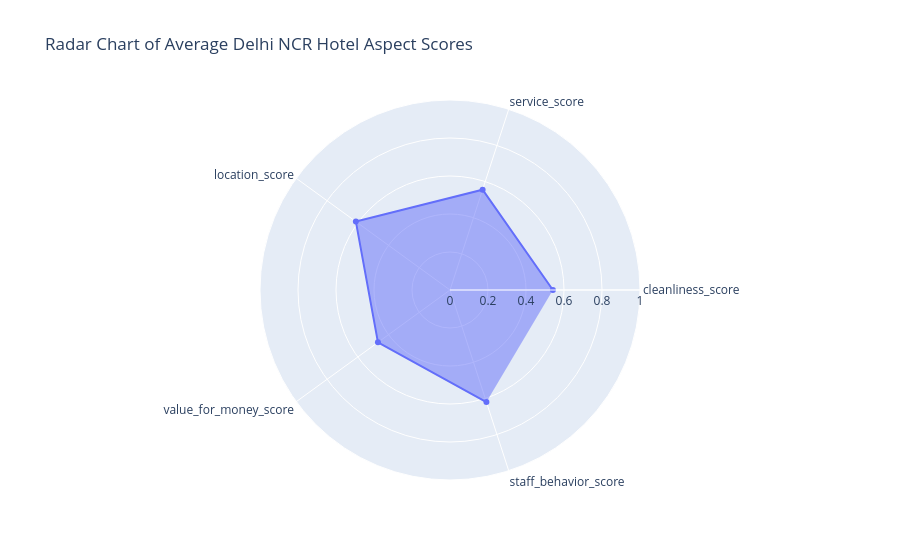

Here is the notebook cell this chart was saved with:
### Code cell
# Radar Chart of Averages
avg_aspects = df_absa[aspect_cols].mean().reset_index()
avg_aspects.columns = ['r_aspect', 'value']

fig = go.Figure(data=go.Scatterpolar(
  r=avg_aspects['value'],
  theta=avg_aspects['r_aspect'],
  fill='toself'
))
fig.update_layout(
  polar=dict(
    radialaxis=dict(
      visible=True,
      range=[0, 1]
    )),
  showlegend=False,
  title='Radar Chart of Average Delhi NCR Hotel Aspect Scores'
)
fig.show()

### Figure 1 — Plotly figure (JSON) as saved in the notebook; plotly's stock layout.template omitted (floating-point values rounded to 4 significant figures)
{"data": [{"fill": "toself", "r": [0.5416, 0.5553, 0.6124, 0.4687, 0.6201], "theta": ["cleanliness_score", "service_score", "location_score", "value_for_money_score", "staff_behavior_score"], "type": "scatterpolar"}], "layout": {"polar": {"radialaxis": {"range": [0, 1], "visible": true}}, "showlegend": false, "title": {"text": "Radar Chart of Average Delhi NCR Hotel Aspect Scores"}}}
